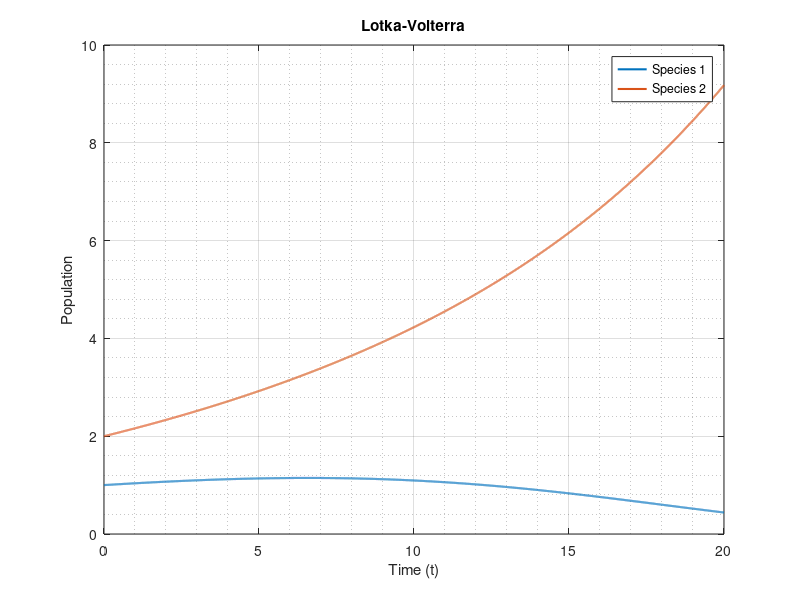
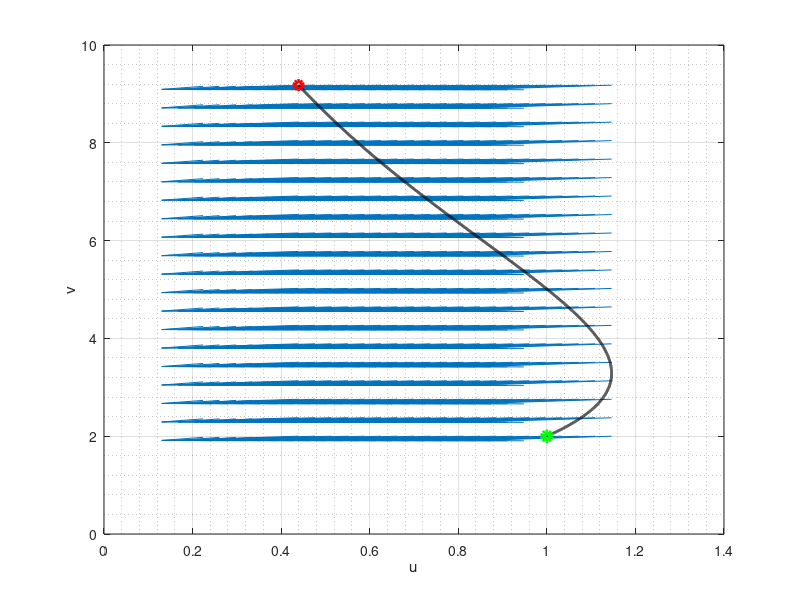

Write the MATLAB code that produced these figures, in order.
%% Competing Species

close all; clear; clc

% Discretize time: 
N = 1e4;
t_0 = 0;
t_end = 20;
t = linspace(t_0,t_end,N);

u0 = 1;
v0 = 2;

U0 = [u0,v0];




% Parameters
k1 = 0.1;
k2 = 0.1;
m1 = 80;
m2 = 100;
d1 = 0.03;
d2 = 0.02;


% Right hand side:


dUdt = @(t, U)[k1*U(1)*(1-U(1)/m1) - d1*U(1)*U(2);
               k2*U(2)*(1-U(2)/m2) - d2*U(1)*U(2)];

% Numerically solve the IVP
[t,U] = ode45(dUdt, t, U0);

u = U(:,1);
v = U(:,2);




%Plot
figure(1);
plot(t, u, 'LineWidth', 1.5); hold on;
plot(t, v, 'LineWidth', 1.5);
title('Lotka-Volterra');
xlabel('Time (t)');
ylabel('Population');
legend('Species 1','Species 2');
grid on;
grid minor;

%%Phase Plane
N_mesh = 20;
u_vec = linspace(min(u),max(u),N_mesh);
v_vec = linspace(min(v),max(v),N_mesh);

[U_mesh,V_mesh] = meshgrid(u_vec,v_vec);

Fu_vec = @(u,v) k1*u*(1-u/m1) - d1*u*v;
Fv_vec = @(u,v) k2*u*(1-u/m2) - d2*u*v;

figure(2)
quiver(U_mesh,V_mesh, Fu_vec(U_mesh,V_mesh),Fv_vec(U_mesh,V_mesh));
hold on;
plot(u, v, 'k-', 'LineWidth', 2); hold on;
plot(u0,v0, 'go','LineWidth', 4)
plot(u(end),v(end), 'ro', 'LineWidth',3)
xlabel('u');
ylabel('v');
grid on;
grid minor;
